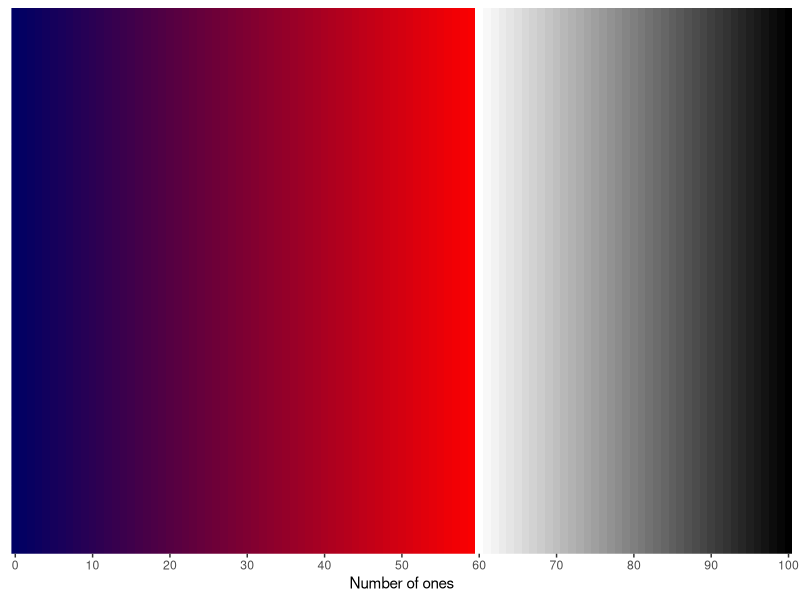

The R source for this figure: (Note: this script raises an error after producing the figure.)
rm(list = ls())

library(ggplot2)

#rgb(r, g, b, maxColorValue = 255)
threshold = 60

df = data.frame(data = matrix(nrow = 101, ncol = 0))
df$num_ones = 0:100
df$red = 0
df$green = 0
df$blue = 0
df$color = rgb(0,0,0)
for(ones in 0:100){
  cat(ones, ' ')
  if(ones < threshold){
    df[ones + 1,]$red = 255 - (threshold - ones) * (255 / threshold)
    df[ones + 1,]$green = 0
    df[ones + 1,]$blue = 0 + (threshold - ones) *   (100 / threshold)
  }
  else{
    df[ones + 1,]$red = 255 - (ones - threshold) * (255 / (100 - threshold))
    df[ones + 1,]$green = 255 - (ones - threshold) * (255 / (100 - threshold))
    df[ones + 1,]$blue = 255 - (ones - threshold) * (255 / (100 - threshold))
  }
  df[ones + 1,]$color = rgb(
    df[ones + 1,]$red,
    df[ones + 1,]$green,
    df[ones + 1,]$blue, 
    maxColorValue = 255
  )
}

# Full range based on number of ones
ggplot(df, aes(x = num_ones, y = 1, fill = as.factor(num_ones))) + 
  geom_tile() + 
  scale_fill_manual(values = df$color) +
  scale_x_continuous(expand = c(0,0), breaks = seq(0,100,10)) +
  scale_y_continuous(expand = c(0,0)) +
  xlab('Number of ones') +
  theme(axis.title.y = element_blank(), axis.text.y = element_blank(), axis.ticks.y = element_blank()) + 
  theme(legend.position = 'none') 
ggsave('./misc_plots/num_ones_colormap_full.pdf', units = 'in', width = 3, height = 0.6)
ggsave('./misc_plots/num_ones_colormap_full.png', units = 'in', width = 3, height = 0.6)

# Full range based on restraint value
ggplot(df, aes(x = num_ones - 60, y = 1, fill = as.factor(num_ones))) + 
  geom_tile() + 
  geom_vline(aes(xintercept = -10), linetype = 'dashed', color = '#000000') +
  scale_fill_manual(values = df$color) +
  scale_x_continuous(expand = c(0,0), breaks = seq(-60,40,10)) +
  scale_y_continuous(expand = c(0,0)) +
  xlab('Restraint value') +
  theme(axis.title.y = element_blank(), axis.text.y = element_blank(), axis.ticks.y = element_blank()) + 
  theme(legend.position = 'none') 
ggsave('./misc_plots/restraint_value_colormap_full.pdf', units = 'in', width = 3, height = 0.6)
ggsave('./misc_plots/restraint_value_colormap_full.png', units = 'in', width = 3, height = 0.6)
 
# Trimmed range based on restraint value
df_plot = df[df$num_ones >= 40 & df$num_ones <= 80,]
ggplot(df_plot, aes(x = num_ones - 60, y = 1, fill = as.factor(num_ones))) + 
  geom_tile() + 
  geom_vline(aes(xintercept = -10), linetype = 'dashed', color = '#000000') +
  scale_fill_manual(values = df_plot$color) +
  scale_x_continuous(expand = c(0,0), breaks = seq(-60,40,10)) +
  scale_y_continuous(expand = c(0,0)) +
  xlab('Restraint value') +
  theme(axis.title.y = element_blank(), axis.text.y = element_blank(), axis.ticks.y = element_blank()) + 
  theme(legend.position = 'none') 
ggsave('./misc_plots/restraint_value_colormap_trimmed.pdf', units = 'in', width = 3, height = 0.6)
ggsave('./misc_plots/restraint_value_colormap_trimmed.png', units = 'in', width = 3, height = 0.6)
 


# Original c++ code

#if(num_ones < threshold){ // Unrestrained
#  color_fill = emp::ColorRGB(
#    255 - (threshold - num_ones) * (255 / threshold),
#    0,
#    0 + (threshold - num_ones) *   (100 / threshold));
#}
#else{ // Restrained
#  color_fill = emp::ColorRGB(
#    255 - (num_ones - threshold) * (255 / (100 - threshold)),
#    255 - (num_ones - threshold) * (255 / (100 - threshold)),
#    255 - (num_ones - threshold) * (255 / (100 - threshold)));
#}